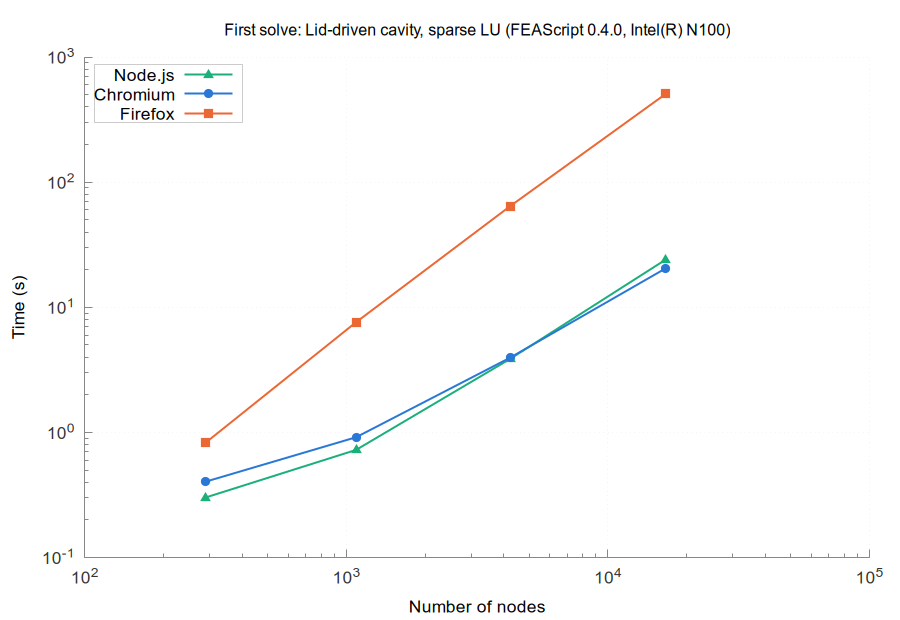

Write gnuplot code to recreate this figure.
set terminal pngcairo size 900,620 font 'Arial,13'
set border 3 lc rgb '#888888'; set tics nomirror tc rgb '#333333'
set grid lc rgb '#e6e6e6' lw 1; set key top left box lc rgb '#cccccc' opaque
set logscale xy; set format y '10^{%L}'; set format x '10^{%L}'
set output 'browsers_Lid_driven_cavity_sparse_LU_first.png'
set title 'First solve: Lid-driven cavity, sparse LU (FEAScript 0.4.0, Intel(R) N100)' font 'Arial,12'
set xlabel 'Number of nodes'
set ylabel 'Time (s)'
plot 'browsers_Lid_driven_cavity_sparse_LU_first_node.dat' u 1:2 w lp lw 2 pt 9 ps 1.2 lc rgb '#1baf7a' t 'Node.js', \
     'browsers_Lid_driven_cavity_sparse_LU_first_chromium.dat' u 1:2 w lp lw 2 pt 7 ps 1.2 lc rgb '#2a78d6' t 'Chromium', \
     'browsers_Lid_driven_cavity_sparse_LU_first_firefox.dat' u 1:2 w lp lw 2 pt 5 ps 1.2 lc rgb '#eb6834' t 'Firefox'
